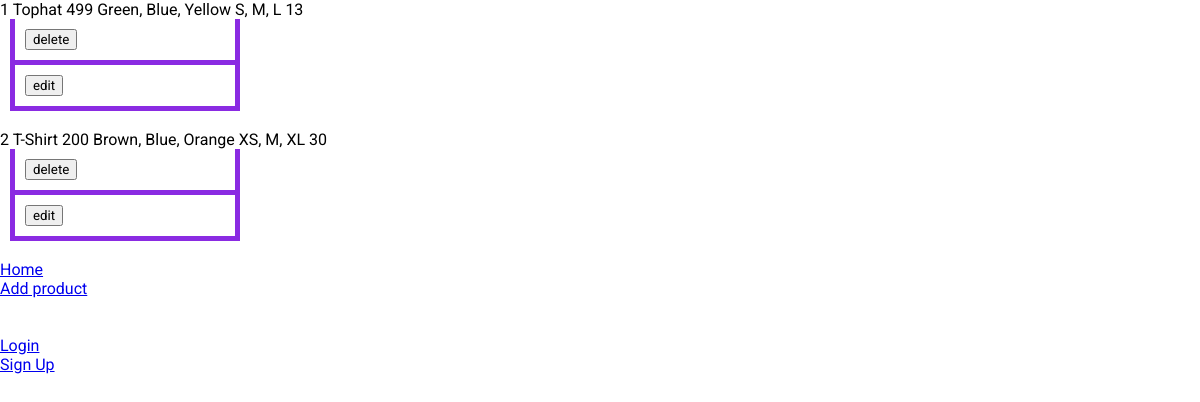
Screenshot of /addAction.php with the database file from the repository.
### tables this page shows
CREATE TABLE IF NOT EXISTS `products` (
`id` int(11) NOT NULL,
  `name` varchar(25) NOT NULL,
  `price` int(10) NOT NULL,
  `color` varchar(25) NOT NULL,
  `size` varchar(10) NOT NULL,
  `quantity` int(10) NOT NULL,
  `availability` int(2) NOT NULL
);

### addAction.php (called while the page is built, shortened)
<?php
include "db.php";

### db.php (the view, shortened to what this page needs)
<?php
include "includeDB.php";
$sql = "SELECT * FROM products";
$stmt = $dbm->prepare($sql);
$stmt->bindParam(":id", $id);
$stmt->bindParam(":name", $name);
$stmt->bindParam(":price", $price);
$stmt->bindParam(":color", $color);
$stmt->bindParam(":size", $size);
$stmt->bindParam(":quantity", $quantity);
$stmt->execute();
$products = $stmt->fetchAll();
foreach ($products as $product) {
    echo $product["id"] . " ";
    echo $product["name"] . " ";
    echo $product["price"] . " ";
    echo $product["color"] . " ";
    echo $product["size"] . " ";
    echo $product["quantity"] . " ";
    echo "<form method='GET'>";
    echo "<input type='submit' name='action' value='delete'>";
    echo "</form>";
    echo "<form method='GET' action='edit.php'>";
    echo "<input type='submit' name='action' value='edit'>";
    echo "</form>";
}
?>
<!DOCTYPE html>
<html>
    <head>
        <link href="style.css" type="text/css" rel="stylesheet">
    </head>
    <body>
        <a href="index.php">Home</a><br>
        <a href="add.php">Add product</a><br><br>
        <?php
        include "loggedin.php";
        ?>
    </body>
</html>

### style.css (style rules this page uses)
* { margin: 0 auto; font-family: 'Roboto', sans-serif; }
form { padding: 10px; margin-left: 10px; border-bottom: 5px solid blueviolet; border-right: 5px solid blueviolet; border-left: 5px solid blueviolet; width: 200px; }

### rows the page displays
products: name "Tophat", price "499", color "Green, Blue, Yellow", size "S, M, L", quantity "13"
products: id "2", name "T-Shirt", price "200", color "Brown, Blue, Orange", size "XS, M, XL", quantity "30"
